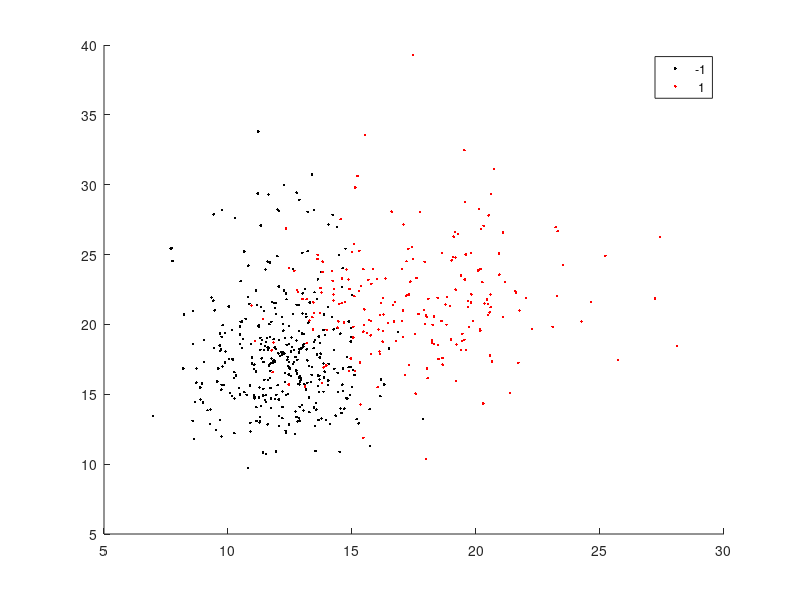

Reproduce this figure in MATLAB. (Note: this script raises an error after producing the figure.)
% ------------------clasificare_SVM.m----------------------- %
%{
clear
data = load('wksp_XY.mat');
puncteTotale = [df.X(:,1) df.X(:,2)]
etichete = grp2idx(data.Y);
etichete(etichete==2) = -1;

figure;
plot(puncteClasif1(:,1),puncteClasif1(:,2),'k.','MarkerSize',15)
hold on
plot(puncteClasif2(:,1),puncteClasif2(:,2),'r.','MarkerSize',15)
ezpolar(@(x)1);ezpolar(@(x)sqrt(5));
axis equal
hold off
%}

% pregatire instante de intrare intr-o singura matrice precum si pregatirea vectorului iesirilor aferente celor doua clase
data = load('wksp_XY.mat');
puncteTotale = [data.X(:,1) data.X(:,2)];
etichete = grp2idx(data.Y);
etichete(etichete==2) = -1;

% antreneaza clasificator SVM
clasifSVM = fitcsvm(puncteTotale,etichete,'KernelFunction','rbf','BoxConstraint',Inf,'ClassNames',[-1,1]);

% construieste gridul de predictie pentru aflarea hipersufprafetei de decizie
pas = 0.02;
[xx,yy] = meshgrid(min(puncteTotale(:,1)):pas:max(puncteTotale(:,1)), min(puncteTotale(:,2)):pas:max(puncteTotale(:,2)));
reteaPuncte = [xx(:),yy(:)]; % pregatire puncte grid pentru predictie la apartenenta de clasa
[~,clasePredictate] = predict(clasifSVM,reteaPuncte);

% afiseaza datele precum si hipersuprafata de decizie
figure;
h(1:2) = gscatter(puncteTotale(:,1),puncteTotale(:,2),etichete,'kr','.');
hold on
ezpolar(@(x)1);
h(3) = plot(puncteTotale(clasifSVM.IsSupportVector,1),puncteTotale(clasifSVM.IsSupportVector,2),'ko');
contour(xx,yy,reshape(clasePredictate(:,2),size(xx)),[0 0],'k'); % afiseaza curba de nivel 0
legend(h,{'-1','+1','Vectori suport'});

% calcul scor de apartenenta cu formula din help, pentru ultima instanta
% din reteaua de puncte reteaPuncte(end,:)
diferente_=[puncteTotale(clasifSVM.IsSupportVector,1)-reteaPuncte(end,1)];
diferente=[diferente_ puncteTotale(clasifSVM.IsSupportVector,2)-reteaPuncte(end,2)];
kernele=exp(-(diferente(:,1).^2+diferente(:,2).^2));
sum(etichete(clasifSVM.IsSupportVector).*clasifSVM.Alpha.*kernele) + clasifSVM.Bias;
clasePredictate(end,:);

% ---------regresie logistica neliniara-------
% re-etichetare apartenenta clase ajustate logit(y)

%{
etichete = 0.99*ones(200,1); %
etichete(1:100) = 0.01;
% utilizeaza modelul de regresie logit(y)=1+theta1*x1+...
mdlRegLogNel=fitglm(puncteTotale,etichete,'quadratic','link','logit')

pas = 0.02;
[xx,yy] = meshgrid(min(puncteTotale(:,1)):pas:max(puncteTotale(:,1)),...
min(puncteTotale(:,2)):pas:max(puncteTotale(:,2)));
reteaPuncte = [xx(:),yy(:)]; % pregatire puncte grid pentru predictie la apartenenta de clasa
[clasePredictate,~] = predict(mdlRegLogNel,reteaPuncte);
%}

% afiseaza instantele precum si hipersuprafata de decizie
figure;
gscatter(puncteTotale(:,1),puncteTotale(:,2),etichete,'kr','.');
hold on,ezpolar(@(x)1);hold on,
contour(xx,yy,reshape(clasePredictate(:,1),size(xx)),[0.5 0.5],'k');
legend(h,{'-1','+1','Vectori suport'});
%--------------------------------------------------------------------------------------%
